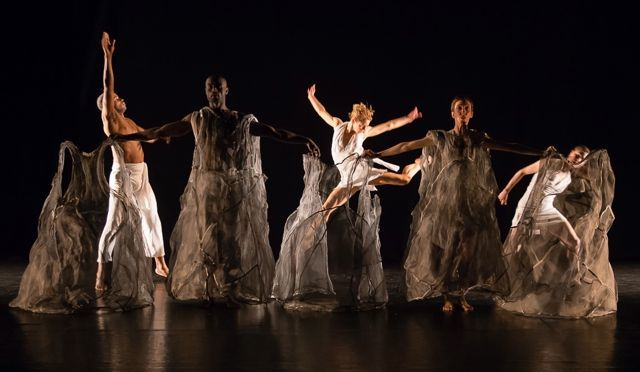
#> input picture Phase2/Similarity Measures/Images/Query Image/dancing_10.jpg, 640 x 372 px, found by its file name
$ jupyter execute --allow-errors SSIM_images_from_clusters_main.ipynb   (shell and % lines are left out)   (older library calls are emulated)
#> lines starting #> are read from the running program, lines starting #| are printed output that depends on the picture
# Testing for single images using mutual infomation

[cell 1]
#Mutual Information
import cv2
import numpy as np
from sklearn.metrics import mutual_info_score
import os

# Load query image
query_img = cv2.imread("/content/sample_data/data/dancing_10.jpg", cv2.IMREAD_GRAYSCALE)
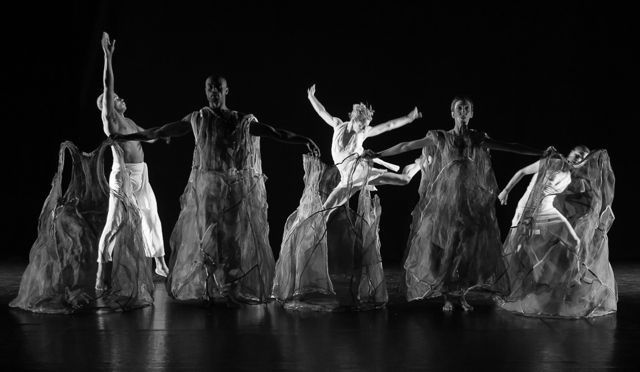
#> query_img: shape (372, 640); min 0, max 255, mean 36.7

# Load dataset images and extract SIFT features
sift = cv2.xfeatures2d.SIFT_create(nfeatures=1000)

# Set same SIFT parameters for query and dataset images
kp_query, des_query = sift.detectAndCompute(query_img, None)
#> kp_query = 1000 keypoints; strongest (x, y, size): (396, 168, 4), (377, 160, 3.9), (375, 189, 2.2), (112, 147, 2)
dataset_features = []

# Load images from dataset folder and extract SIFT features
dataset_path = '/content/sample_data/data'
#> (the rest of this cell did not finish here and is left out)

[cell 2]
#Mutual Information
import cv2
from sklearn.metrics import mutual_info_score
import os

# Load the query image and convert to grayscale
query_img = cv2.imread('/content/sample_data/data/dancing_9.jpg')
#> (the rest of this cell did not finish here and is left out)

# SSIM

[cell 3]
# [16 lines of commented-out code are left out]

[cell 4]
#SSIM
import os
import numpy as np
from PIL import Image
from skimage.metrics import structural_similarity as ssim

# Define the query image and its dimensions
query_image = 'query_image.jpg'
height, width = 256, 256

# Define the query image and its dimensions
query_image = '/content/sample_data/data/dancing_10.jpg'
# Define the dataset directory
dataset_dir = '/content/sample_data/data'

# Initialize an empty list to store the SSIM indices for each image in the dataset
ssim_indices = []

# Load the query image and resize it to the desired dimensions
query_image = Image.open(query_image).resize((height, width)).convert('RGB')
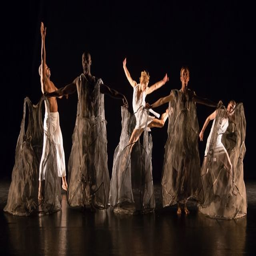
#> query_image: PIL image 256x256 RGB; mean R, G, B 45.4, 33.8, 29.2

# Loop over all images in the dataset directory and calculate their SSIM index with the query image
#> (the rest of this cell did not finish here and is left out)

$ run again, with Phase2/Similarity Measures/Images/Retrieved Images/dancing_15.jpg copied over Phase2/Similarity Measures/Images/Query Image/dancing_10.jpg
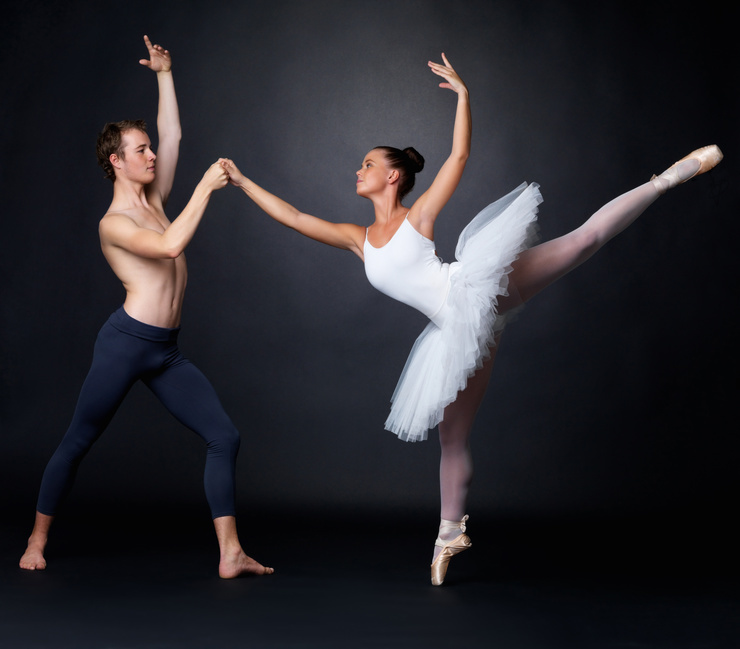
#> input picture Phase2/Similarity Measures/Images/Retrieved Images/dancing_15.jpg, 740 x 649 px, found by its file name
#> `query_img = cv2.imread("/content/sample_data/data/dancing_10.jpg", cv2..`:
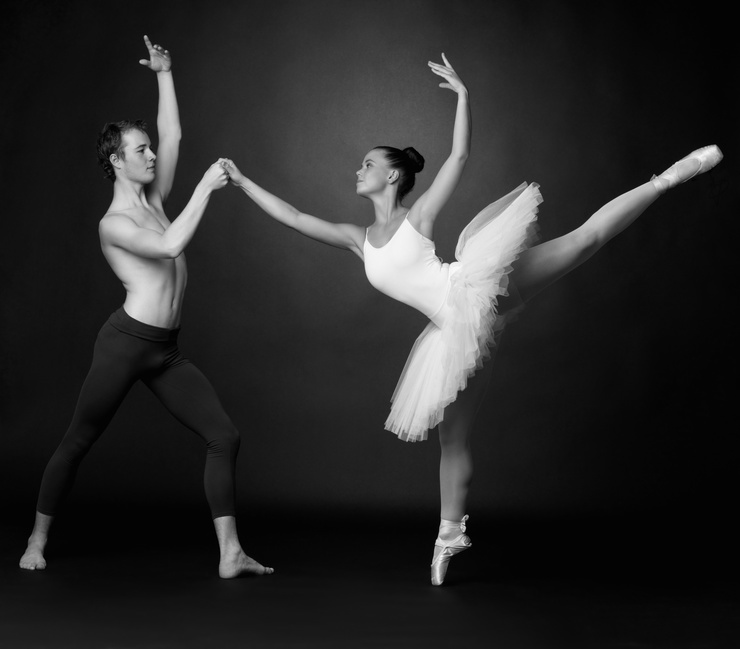
#> query_img: shape (649, 740); min 0, max 252, mean 41
#> kp_query = 336 keypoints; strongest (x, y, size): (706, 155, 15.8), (425, 390, 46.5), (437, 577, 8.1), (671, 175, 13.2)
#> `query_image = Image.open(query_image).resize((height, width)).convert(..`:
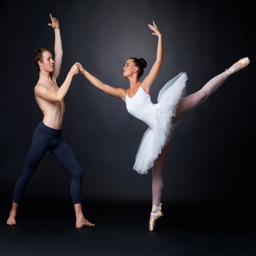
#> query_image: PIL image 256x256 RGB; mean R, G, B 41.4, 39.9, 45
